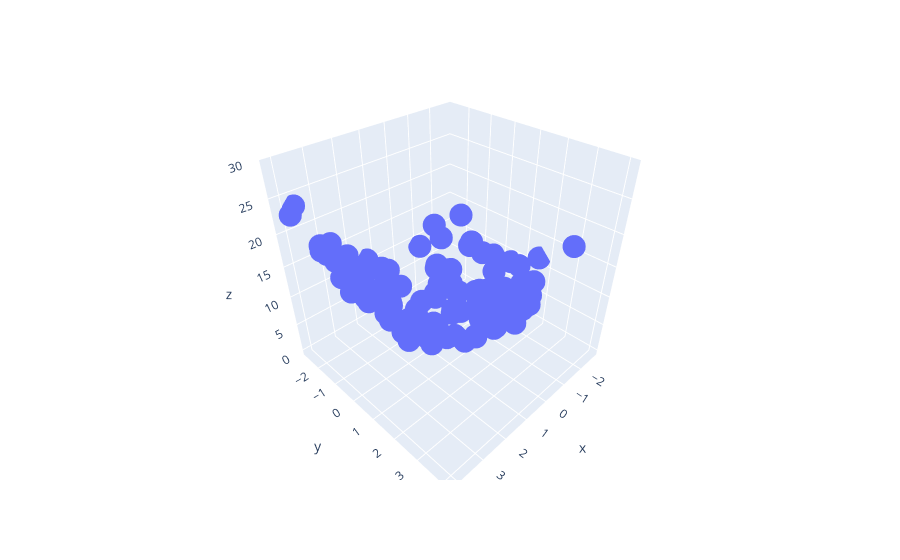

The notebook cell saved with this chart:
### Code cell
# plotting the data
import plotly.express as px
df = px.data.iris()
fig = px.scatter_3d(df, x=x.ravel(), y=y.ravel(), z=z.ravel())
fig.show()
